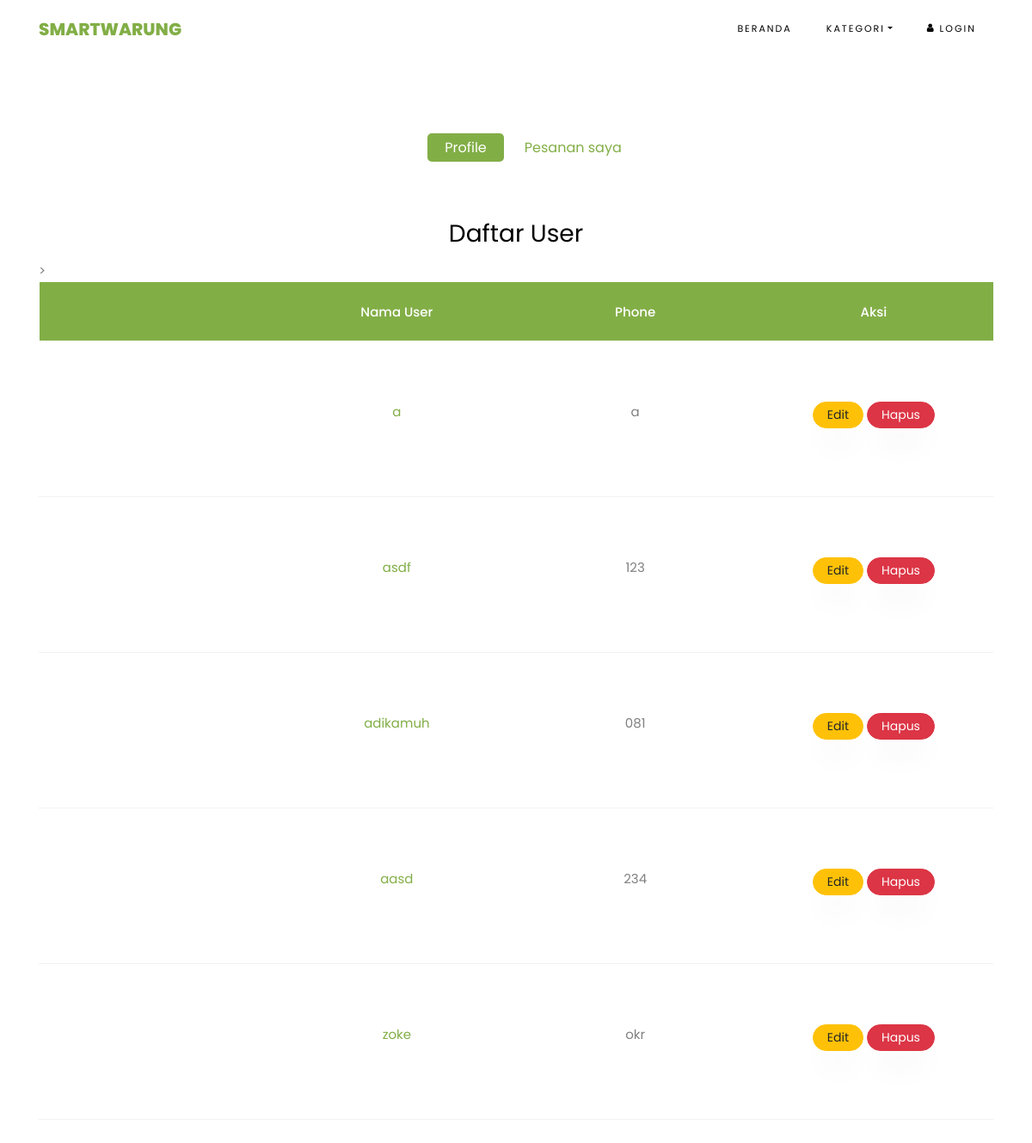
/index.php/admin/user, run on an earlier commit of the app's database.
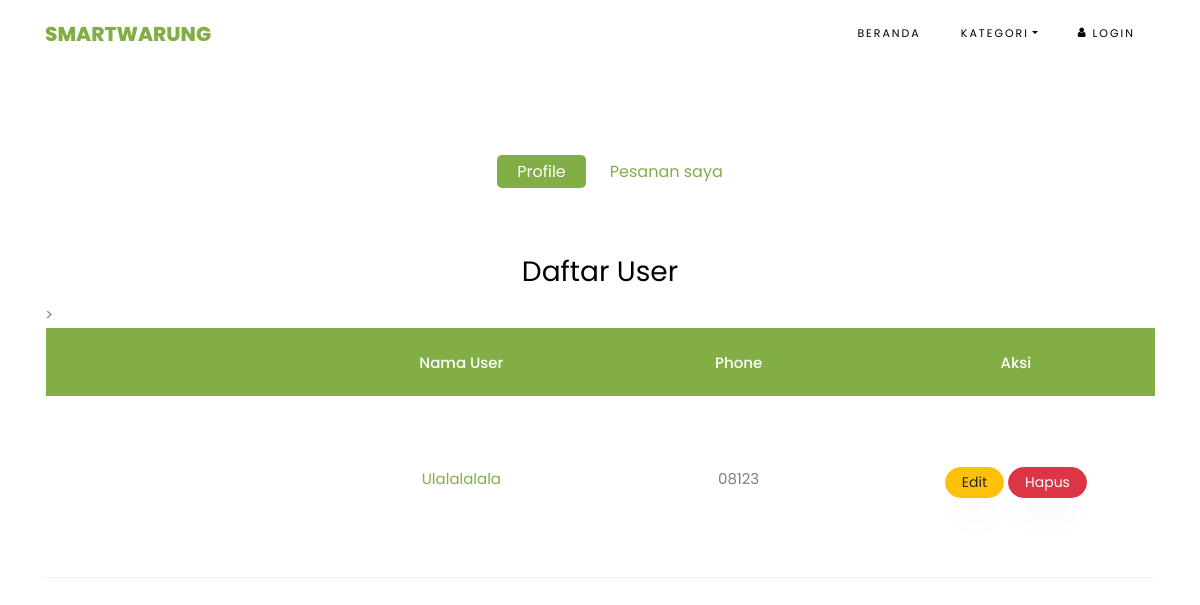
And on a later commit of the database.
### tables this page shows
CREATE TABLE `users` (
  `name` varchar(255) NOT NULL,
  `username` varchar(255) NOT NULL,
  `password` varchar(255) NOT NULL,
  `phone` varchar(255) NOT NULL,
  `email` varchar(255) NOT NULL,
  `role` int(11) DEFAULT NULL,
  `photo` text
);

### application/controllers/admin.php (called while the page is built, shortened)
<?php
class admin extends CI_Controller{
    public function __construct(){
        $this->load->model('users');
        $this->load->helper('date');
    }
    public function user(){
        $data['users'] = $this->users->get_users();
        $data['active'] = 'user';
        $this->load->view('template/header');
        $this->load->view('admin/user',$data);
        $this->load->view('template/footer');
    }
}
?>

### index.php (called while the page is built, shortened)
<?php
require_once BASEPATH.'core/CodeIgniter.php';

### application/models/users.php (called while the page is built, shortened)
<?php
class users extends CI_Model {
    public function get_users(){
        $this->db->from('users');
        $this->db->where('role',0);
        return $this->db->get()->result_array();
    }
}
?>

### application/views/admin/user.php (the view, shortened to what this page needs)
<section class="ftco-section">
    <div class="container">
        <div class="row justify-content-center">
            <div class="col-md-10 mb-5 text-center">
                <ul class="product-category">
                    <?php include APPPATH.'views/admin/menu.php'; ?>
                </ul>
            </div>
        </div>
        <div class="row">
            <div class="container">
                <div class="row">
                    <div class="col-md-12 ftco-animate">
                        <div class="cart-list">
                            <h3 class="text-center">Daftar User</h3>
                            <table class="table">
                                <thead class="thead-primary">
                                <tr class="text-center">
                                    <th>&nbsp;</th>
                                    <th>Nama User</th>>
                                    <th>Phone</th>
                                    <th>Aksi</th>
                                </tr>
                                </thead>
                                <tbody>
                                <?php foreach($users as $user): ?>
                                <tr class="text-center">
                                    <td class="image-prod"><div class="img" style="width:100px;background-image:url(<?php $photos = explode(',',$user['photo']); echo base_url('assets/uploads/'); if($user['photo'] != null){echo $photos[0];}else{echo 'no-photo.png';};?>);"></div></td>
                                    <td class="" style="width: 25%">
                                        <a href="<?php echo site_url('profile/show/').$user['username'] ?>" class=""><?php echo $user['name'] ?></a>
                                    </td>
                                    <td class="" style="width: 25%"><p><?php echo $user['phone']; ?></p></td>
                                    <td class="" style="width: 25%">
                                        <a href="<?php echo site_url('profile/edit/').$user['username'] ?>" class="btn btn-sm btn-warning px-3 mb-2"> Edit </a>
                                        <a href="<?php echo site_url('admin/delete/').$user['username'] ?>" class="btn btn-sm btn-danger px-3 mb-2" onclick="return confirm('Apkah Anda yakin ingin menghapus?')"> Hapus </a>
                                    </td>
                                </tr>
                                <?php endforeach; ?>
                                </tbody>
                            </table>
                        </div>
                    </div>
                </div>
            </div>
        </div>
    </div>
</section>

What changed in the data, as far as the page shows it:
removed users: name "asdf", phone "123"
removed users: name "adikamuh", phone "081"
removed users: name "aasd", phone "234"
removed users: name "zoke", phone "okr"
changed users: name "a" → "Ulalalalala"; phone "a" → "08123"
